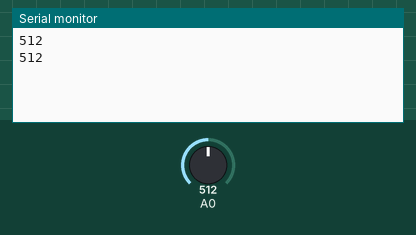
Recording of a sketch running on a simulated Arduino Uno, built with avr-gcc and run on an emulated ATmega328P. Shown: the last lines printed to the serial monitor. The test bench sets the inputs (shaded band); at power-on: A0 = 512.

Above: at 1.8 s.
1.9 s: A0 set to 716
At 2.6 s:
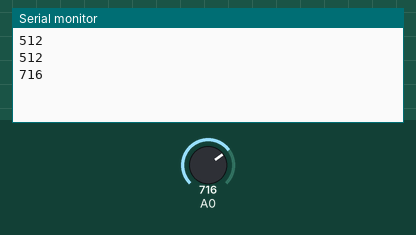
3.4 s: A0 set to 900
At 4.8 s:
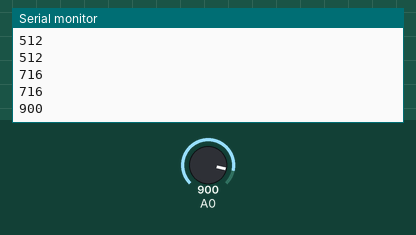
Timing chart, 0 to 6.4 s (numbered marks = the images above; inputs shaded):
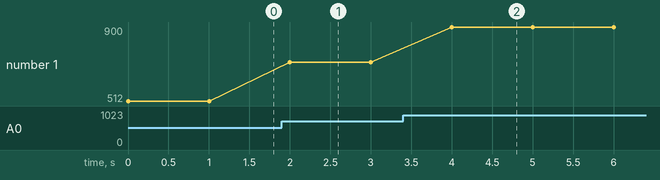

Measured:
- after the input at 1.9 s, the serial monitor: prints a new line after 0.10 s (image 1)
- after the input at 3.4 s, the serial monitor: prints a new line after 0.60 s (image 2)
- plotted number 1: 512 → 716 after the input at 1.9 s, 716 → 900 after the input at 3.4 s

The sketch:

lightsensor.ino
```cpp
void setup() {
  Serial.begin(9600);
}

void loop() {
  int readValue = analogRead(A0);
  Serial.println(readValue);
  delay(1000);
}
```
